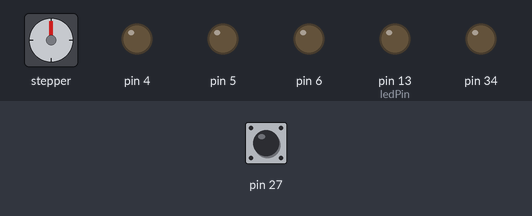
Bench run of a sketch on a simulated Arduino Mega 2560, built with avr-gcc and run on an emulated ATmega2560. Parts: stepper motor, output pins drawn as LEDs (lit = HIGH). The test bench sets the inputs (shaded band); at power-on: pin 27 HIGH. Random numbers use the default seed unless the sketch sets one; stepper angles assume 200 steps per turn.

Above: at 0.1 s.
At 6.1 s:
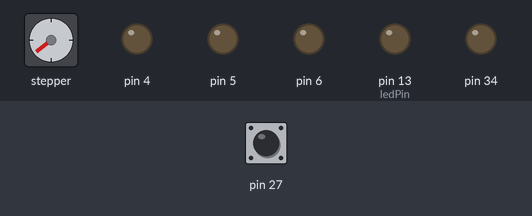
At 16.1 s:
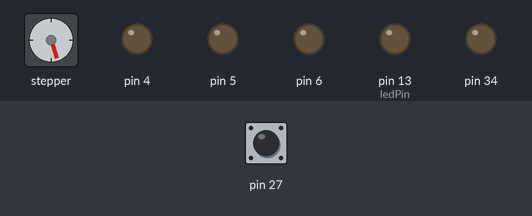
At 36.1 s:
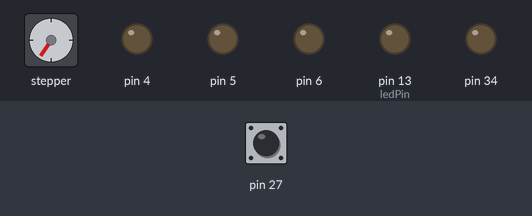
Timing chart, 0 to 41.0 s (numbered marks = the images above):
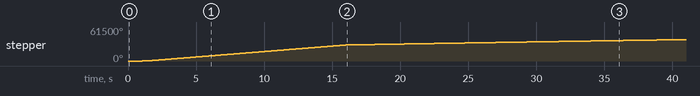

Measured:
- by itself, stepper: keeps turning clockwise at about 970°/s

The sketch:

korn.ino
```cpp
#include <AccelStepper.h>

const uint8_t stepPulse = 10;
const uint8_t stepDir = 8;
const uint8_t stepEnable = 7;

AccelStepper stepper(1, stepPulse, stepDir);

long MAXSPEED = 3000;
long MAXACC = 1250;

const int ledPin = 13;

void setup() {
  delay(1000);

  pinMode(34, OUTPUT);
  pinMode(27, INPUT_PULLUP);


  // Set led pin as output pin
  pinMode ( ledPin, OUTPUT );
  //Serial.begin(500000);

  pinMode(4, OUTPUT);
  digitalWrite(4, LOW);
  pinMode(5, OUTPUT);
  digitalWrite(5, LOW);
  pinMode(6, OUTPUT);
  digitalWrite(6, LOW);
  pinMode(7, OUTPUT);
  digitalWrite(7, LOW);

  if (!digitalRead(27)) {
    MAXSPEED = MAXSPEED * 4;
    MAXACC = MAXACC * 4;
  }

  stepper.setMaxSpeed(MAXSPEED);
  stepper.setAcceleration(MAXACC);
  stepper.setCurrentPosition(0);

  digitalWrite(stepEnable, LOW);

  stepper.setMaxSpeed(1000);
  stepper.setAcceleration(1000);

}

uint8_t j = 0;
unsigned long dt = 0;
uint16_t x[] = {100,250,400,600,800};

void viaggiaLento(uint16_t durata) {

  stepper.setMaxSpeed(250);
  stepper.setAcceleration(25);

  unsigned long dvl = millis();

  while ((millis() - dvl) < durata) {

    stepper.move(200);
    stepper.run();
  }


}


void sprint(uint16_t durata) {

  stepper.setCurrentPosition(0);

  stepper.setMaxSpeed(3200);
  stepper.setAcceleration(100);

  unsigned long dvl = millis();
  int x=100;

  while ((millis() - dvl) < durata) {

    stepper.moveTo(x);

    if (stepper.distanceToGo() == 0) {
      x = random(0,800);
      delay(1000);
    }

    stepper.run();

  }


}

void sprintVeloci(uint16_t durata) {

  stepper.setCurrentPosition(0);

  stepper.setMaxSpeed(6000);
  stepper.setAcceleration(5000);

  unsigned long dvl = millis();
  int x=100;

  while ((millis() - dvl) < durata) {

    stepper.moveTo(x);

    if (stepper.distanceToGo() == 0) {
      x = random(500,1600);
      delay(250);
    }

    stepper.run();

  }


}


void bounce(uint16_t durata) {

  stepper.setMaxSpeed(3000);
  stepper.setAcceleration(1000);

  unsigned long dvl = millis();

  while ((millis() - dvl) < durata) {

    stepper.move(1000);

    stepper.run();

  }


}

void bounce2(uint16_t durata) {

  stepper.setMaxSpeed(500);
  stepper.setAcceleration(100);

  unsigned long dvl = millis();

  while ((millis() - dvl) < durata) {

    stepper.move(100);

    stepper.run();

  }


}


void loop()
{


  //viaggiaLento(7000);
  //delay(20000);
  //sprint(5000);
  if (millis() < 12000) {
    bounce(5000);
  }
  else {
    viaggiaLento(20000);
  }
  //sprintVeloci(5000);

  //digitalWrite(stepEnable, HIGH);
  //delay(1000);
  //digitalWrite(stepEnable, LOW);

}
```
